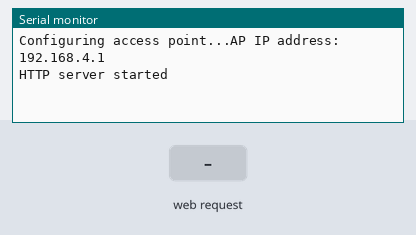
Simulated run of this sketch. Board: ESP8266 (NodeMCU). Shown: the last lines printed to the serial monitor. The inputs (shaded band) are chosen by the test bench.

Above: at 2.2 s.
2.3 s: HTTP request GET /LED?LED=1 received
At 3.0 s:
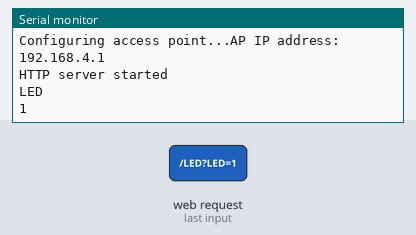
3.8 s: HTTP request GET /USERINFO?LED=1&USERNAME=1&NUM=1 received
At 4.1 s:
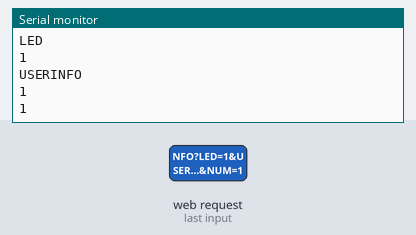

Measured:
- after the input at 2.3 s, the serial monitor: prints a new line at once (image 1)
- after the input at 3.8 s, the serial monitor: prints a new line at once (image 2)

The sketch:

ESP8266APTXSender_Arduino.ino
```cpp
// (licence header left out)
/* Create a WiFi access point and provide a web server on it. */

#include <ESP8266WiFi.h>
#include <WiFiClient.h>
#include <ESP8266WebServer.h>

/* Set these to your desired credentials. */
char ssid[20] = "SeniorDesign4900LED";
//String password = "sdled";

String userInput = "", ledForm = "", userForm = "", rootForm = "";

struct userInfo{
  char username[20];
  int num;
};

ESP8266WebServer server(80);

/* Just a little test message.  Go to http://192.168.4.1 in a web browser
 * connected to this access point to see it.
 */
void handleRoot() {
  //Show user navigation page to all functions
  rootForm = "<form action=\"/\" method=\"get\">";
  rootForm += "<h1>You are connected</h1><br><br>";
  rootForm += "<h1>Navigate to required page from here...</h1><br><br>";
  rootForm += "<button type=\"submit\" formaction=\"/LED\"> LED State Here </button><br>";
  rootForm += "<button type=\"submit\" formaction=\"/USERINFO\"> User Info Here </button><br>";
  rootForm += "</form>";

  //Send response to user
	server.send(200, "text/html", rootForm);

  //Blank variable to save space
  rootForm = "";
}

//This method will send a 0 or 1 to Pro Trinket 5v, making pin
//8 turn on or of accordingly
void handleLED(){
  //Verify that led argument is present
  if(server.hasArg("LED")){
    //Set led value to state (should be 0 or 1)
    int state = server.arg("LED").toInt();

    //Wait until serial reading is done
    while(Serial.available());
    //Send 10 character code [LED] to Pro Trinket 5v so it knows
    //it will be receiving an int value
    userInput = "";
    userInput += "LED\n" + String(state);
    Serial.println(userInput);

    //Send message back to user
    server.send(200, "text/html", userInput);
  }

  //Send LED form back to user
  ledForm = "<form action=\"/LED\" method=\"get\">";
  ledForm += "LED (0 or 1): ";
  ledForm += "<input type=\"text\" name=\"LED\" value=\"0\">";
  ledForm += "<input type=\"submit\" value=\"Submit\">";
  ledForm += "</form>";

  server.send(200, "text/html",ledForm);

  ledForm = "";
}

void handleUserInfo(){
  //Process request if username and num arguments found
  if(server.hasArg("USERNAME") && server.hasArg("NUM")){
    userInfo ui;

    server.arg("USERNAME").toCharArray(ui.username, (server.arg("USERNAME").length()+1));
    ui.num = server.arg("NUM").toInt();

    while(Serial.available());
    userInput = "";
    userInput += "USERINFO\n" + String(ui.username) + "\n" + String(ui.num);
    Serial.println(userInput);

    //For testing purposes only
    userInput = "The username is " + String(ui.username);
    userInput += " and the number is " + String(ui.num);
    //Serial.println(userInput);

    //Send message back to user
    server.send(200, "text/html", userInput);
  }

  //Send user form back to user
  userForm = "<form action=\"/USERINFO\" method=\"get\">";
  userForm += "Username: ";
  userForm += "<input type=\"text\" name=\"USERNAME\">";
  userForm += "Favorite Number: ";
  userForm += "<input type=\"text\" name=\"NUM\">";
  userForm += "<input type=\"submit\" value=\"Submit\">";
  userForm += "</form>";

  server.send(200, "text/html",userForm);

  userForm = "";
}

void setup() {
	delay(1000);
	Serial.begin(115200);
	Serial.println();
	Serial.print("Configuring access point...");
	/* You can remove the password parameter if you want the AP to be open. */
	WiFi.softAP(ssid);

	IPAddress myIP = WiFi.softAPIP();
	Serial.print("AP IP address: ");
	Serial.println(myIP);
	server.on("/", handleRoot);
  server.on("/LED", handleLED);
  server.on("/USERINFO", handleUserInfo);
	server.begin();
	Serial.println("HTTP server started");
  userInput.reserve(200);
  ledForm.reserve(200);
  userForm.reserve(200);
  rootForm.reserve(200);
}

void loop() {
	server.handleClient();
}

//Handle RX interrupt
```
